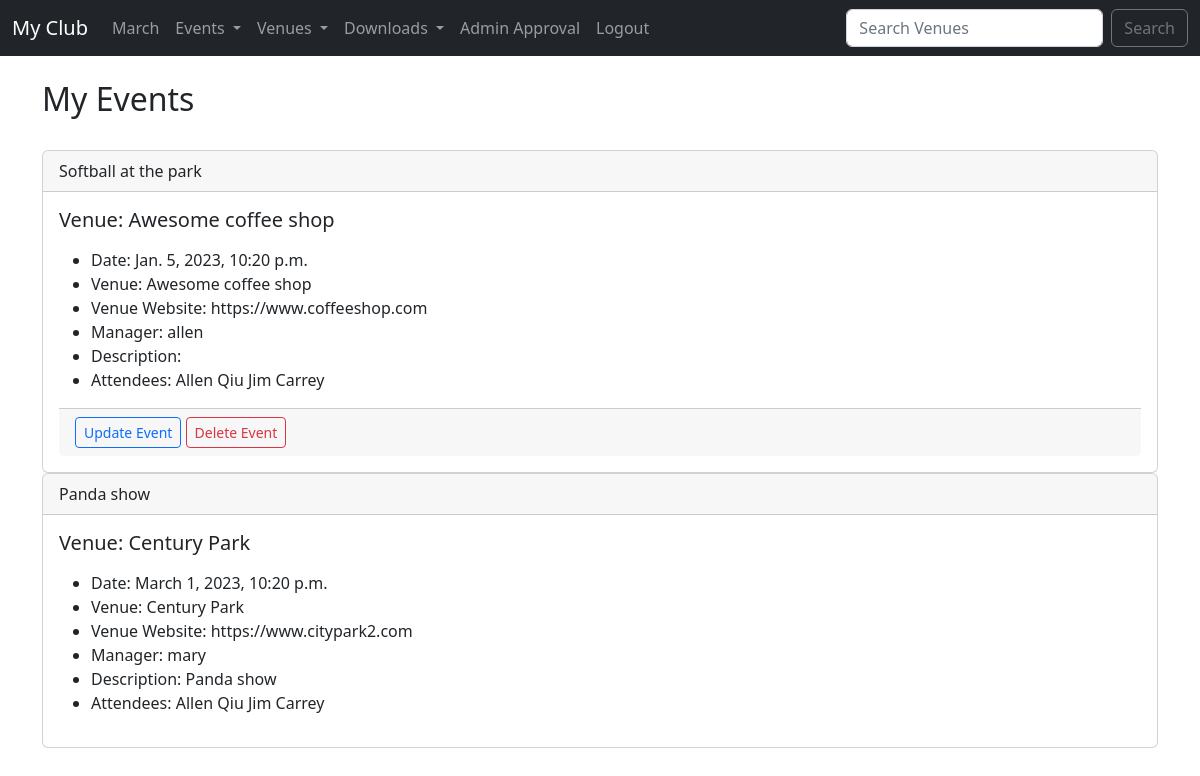
The app's page /my_events (signed in) with its own data.
### events/models.py (models this page shows, shortened)
class Event(models.Model):
    name = models.CharField('Event Name', max_length=120)
    event_date = models.DateTimeField('Event Date')
    venue = models.ForeignKey(Venue, blank=True, null=True, on_delete=models.CASCADE)
    manager = models.ForeignKey(User, blank=True, null=True, on_delete=models.SET_NULL)
    description = models.TextField(blank=True)
    attendees = models.ManyToManyField(MyClubUser, blank=True)
    approved = models.BooleanField('Approved', default=False)
    def __str__(self):
        return self.name

class Venue(models.Model):
    name = models.CharField('Venue Name', max_length=120)
    address = models.CharField(max_length=300)
    zip_code = models.CharField('Zip Code',max_length=15)
    phone = models.CharField('Contact Phone', max_length=25, blank=True)
    web = models.URLField('Website Address', blank=True)
    email_address = models.EmailField('Email Address', blank=True)
    owner = models.IntegerField('Venue owner', blank=False, default=1)
    venue_image = models.ImageField(null=True, blank=True, upload_to='images/')
    def __str__(self):
        return self.name

class MyClubUser(models.Model):
    first_name = models.CharField(max_length=30)
    last_name = models.CharField(max_length=30)
    email = models.EmailField('User Email')
    def __str__(self):
        return self.first_name + ' ' + self.last_name

### events/views.py (the view)
# urls.py: path('my_events', views.my_events, name='my_events'),
def my_events(request):
    if request.user.is_authenticated:
        me = request.user.id
        events = Event.objects.filter(attendees=me)
        context = {'events': events}
        return render(request, 'events/my_events.html', context=context)
    else:
        messages.success(request, ('You Are Not Authorized To View This Page'))
        return redirect('home')

### events/templates/events/my_events.html
{% extends 'events/base.html' %}
{% block content %}
    <h2>My Events</h2>
    <br>
    {% for event in events %}
        <div class="card">
            <div class="card-header">
            {{ event }}
            </div>
            <div class="card-body">
            <h5 class="card-title">Venue: {{ event.venue }}</h5>
            <p class="card-text">
                <ul>
                    <li>Date: {{ event.event_date }}</li>
                    <li>Venue: {{ event.venue }}</li>
                    <li>Venue Website: {{ event.venue.web }}</li>
                    <li>Manager: {{ event.manager }}</li>
                    <li>Description: {{ event.description }}</li>
                    <li>Attendees:
                        {% for user in event.attendees.all %}
                        {{ user }}
                        {% endfor %}
                    </li>
                </ul>
            </p>
            {% if user.is_authenticated %}
                {% if user == event.manager %}
                <div class="card-footer text-muted">
                    <a href="{% url 'update-event' event.id %}" class="btn btn-outline-primary btn-sm">Update Event</a>
                    <a href="{% url 'delete-event' event.id %}" class="btn btn-outline-danger btn-sm">Delete Event</a>
                </div>
                {% endif %}
            {% endif %}
            </div>
        </div>
    {% endfor %}
{% endblock %}

### records on screen
Event: name "Softball at the park", venue "Awesome coffee shop", event_date "Jan. 5, 2023, 10:20 p.m.", venue.web "https://www.coffeeshop.com", manager "allen", shows "Update Event"
MyClubUser: first_name+last_name "Allen Qiu"
MyClubUser: first_name+last_name "Jim Carrey"
Event: name "Panda show", venue "Century Park", event_date "March 1, 2023, 10:20 p.m.", venue.web "https://www.citypark2.com", manager "mary", description "Panda show"
